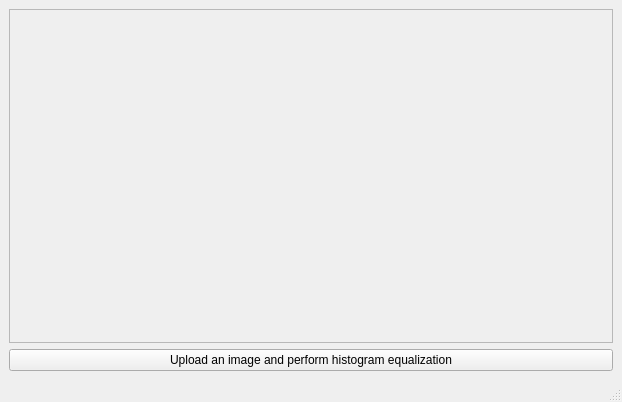
<?xml version="1.0" encoding="UTF-8"?>
<ui version="4.0">
 <class>MainWindow</class>
 <widget class="QMainWindow" name="MainWindow">
  <property name="geometry">
   <rect>
    <x>0</x>
    <y>0</y>
    <width>622</width>
    <height>402</height>
   </rect>
  </property>
  <property name="windowTitle">
   <string>MainWindow</string>
  </property>
  <widget class="QWidget" name="centralwidget">
   <layout class="QVBoxLayout" name="verticalLayout">
    <item>
     <widget class="QLabel" name="lbl_image">
      <property name="sizePolicy">
       <sizepolicy hsizetype="Preferred" vsizetype="Preferred">
        <horstretch>0</horstretch>
        <verstretch>0</verstretch>
       </sizepolicy>
      </property>
      <property name="frameShape">
       <enum>QFrame::StyledPanel</enum>
      </property>
      <property name="text">
       <string/>
      </property>
     </widget>
    </item>
    <item>
     <widget class="QPushButton" name="btn_image">
      <property name="text">
       <string>Upload an image and perform histogram equalization</string>
      </property>
     </widget>
    </item>
   </layout>
  </widget>
  <widget class="QMenuBar" name="menubar">
   <property name="geometry">
    <rect>
     <x>0</x>
     <y>0</y>
     <width>622</width>
     <height>21</height>
    </rect>
   </property>
  </widget>
  <widget class="QStatusBar" name="statusbar"/>
 </widget>
 <resources/>
 <connections/>
</ui>
